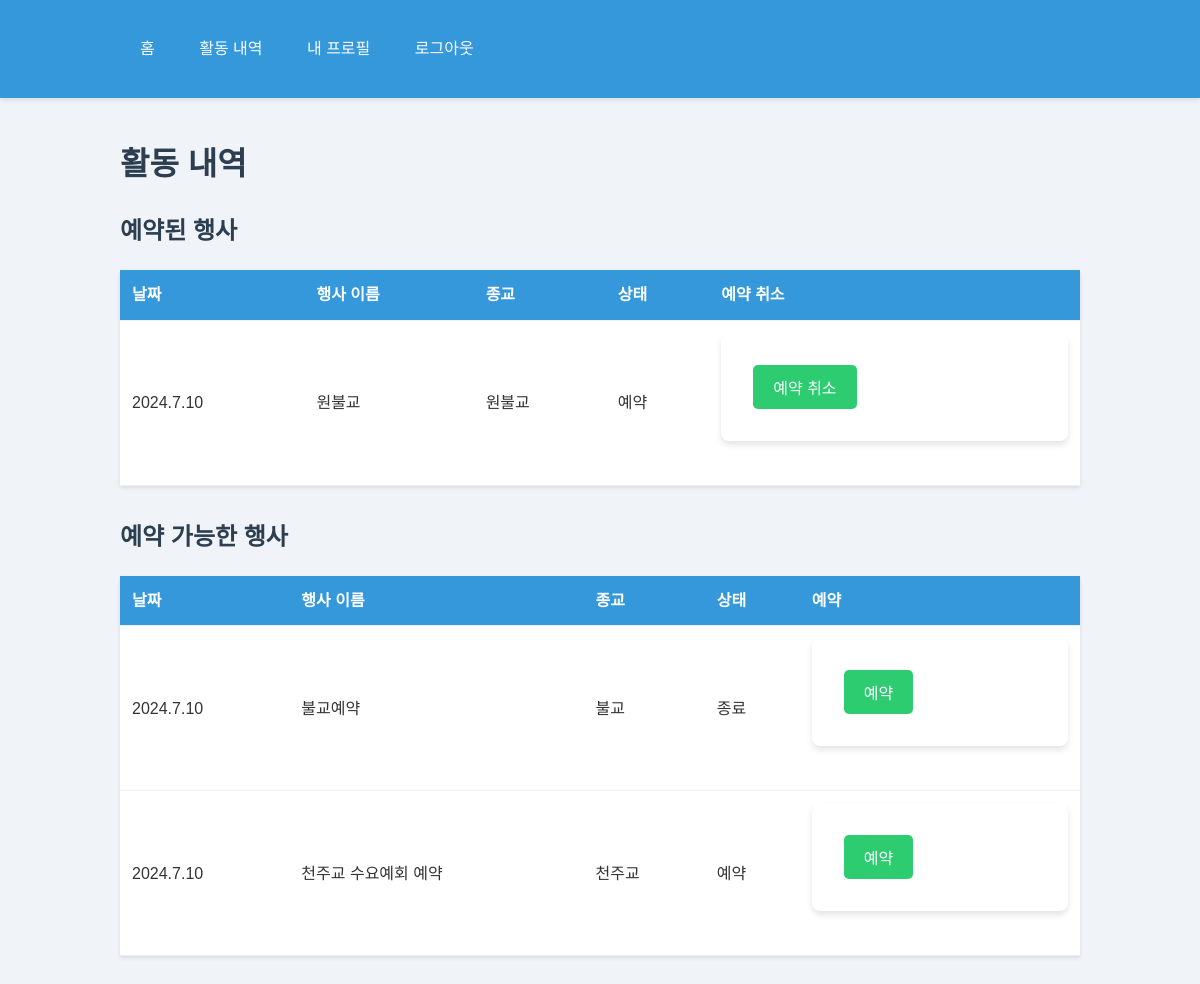
The page /student-activities/ (signed in) on the database as committed earlier.
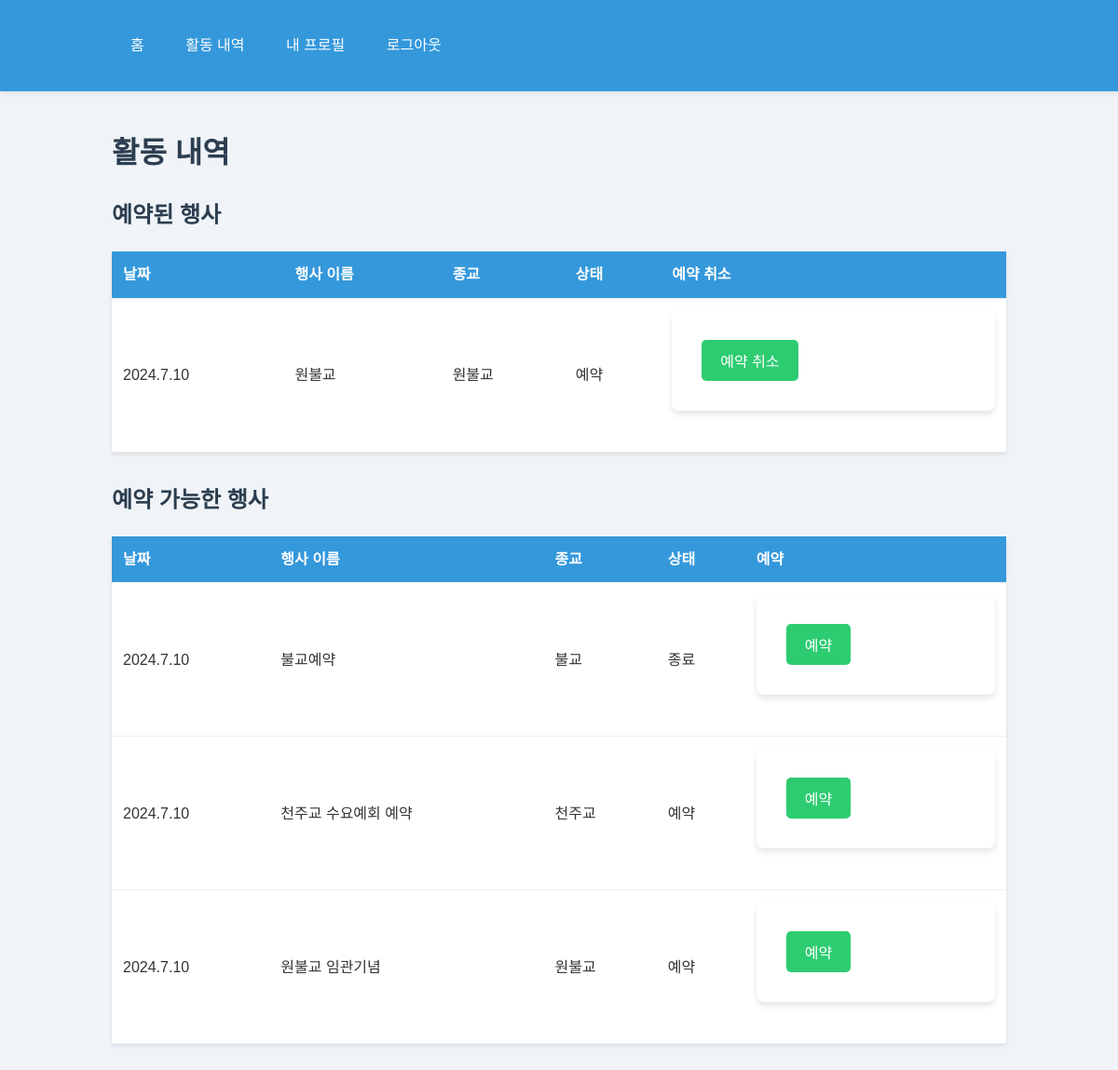
The same page on the database as committed later.
### main/models.py (models this page shows)
class ReligiousEvent(models.Model):
    RELIGION_CHOICES = [
        ('원불교', '원불교'),
        ('천주교', '천주교'),
        ('기독교', '기독교'),
        ('불교', '불교'),
    ]
    STATUS_CHOICES = [
        ('예약', '예약'),
        ('종료', '종료'),
        ('취소', '취소'),
    ]
    event_id = models.CharField(max_length=20, primary_key=True)
    date = models.CharField(max_length=10)
    religion = models.CharField(max_length=20, choices=RELIGION_CHOICES)
    status = models.CharField(max_length=10, choices=STATUS_CHOICES, default='예약')
    reserved_count = models.IntegerField(null=True, blank=True)
    attended_count = models.IntegerField(null=True, blank=True)
    note = models.CharField(max_length=200, blank=True)
    name = models.CharField(max_length=100, default='')

### main/views.py (the view)
# urls.py: path('student-activities/', views.student_activities, name='student_activities'),
@student_login_required
def student_activities(request):
    student = Student.objects.get(student_id=request.session['student_id'])
    events = ReligiousEvent.objects.all()
    reserved_events = ReligiousEvent.objects.filter(eventattendance__student=student, eventattendance__reservation='예약')
    return render(request, 'student_activities.html', {
        'events': events,
        'reserved_events': reserved_events
    })

### main/views.py (called while the page is built)
def student_login_required(view_func):
    @wraps(view_func)
    def wrapper(request, *args, **kwargs):
        if 'student_id' not in request.session:
            messages.error(request, '로그인이 필요합니다.')
            return redirect('student_login')
        return view_func(request, *args, **kwargs)
    return wrapper

### templates/student_activities.html (shortened to what this page needs)
{% extends 'base.html' %}
{% block content %}
    <h1>활동 내역</h1>
    <h2>예약된 행사</h2>
    <table>
        <thead>
            <tr>
                <th>날짜</th>
                <th>행사 이름</th>
                <th>종교</th>
                <th>상태</th>
                <th>예약 취소</th>
            </tr>
        </thead>
        <tbody>
            {% for event in reserved_events %}
                <tr>
                    <td>{{ event.date }}</td>
                    <td>{{ event.event_id }}</td>
                    <td>{{ event.get_religion_display }}</td>
                    <td>{{ event.get_status_display }}</td>
                    <td>
                        <form method="post" action="{% url 'student_reservation' %}">
                            <button type="submit">예약 취소</button>
                        </form>
                    </td>
                </tr>
            {% empty %}
                <tr>
                    <td colspan="5">예약된 행사가 없습니다.</td>
                </tr>
            {% endfor %}
        </tbody>
    </table>
    <h2>예약 가능한 행사</h2>
    <table>
        <thead>
            <tr>
                <th>날짜</th>
                <th>행사 이름</th>
                <th>종교</th>
                <th>상태</th>
                <th>예약</th>
            </tr>
        </thead>
        <tbody>
            {% for event in events %}
                {% if event not in reserved_events %}
                    <tr>
                        <td>{{ event.date }}</td>
                        <td>{{ event.event_id }}</td>
                        <td>{{ event.get_religion_display }}</td>
                        <td>{{ event.get_status_display }}</td>
                        <td>
                            <form method="post" action="{% url 'student_reservation' %}">
                                <button type="submit">예약</button>
                            </form>
                        </td>
                    </tr>
                {% endif %}
            {% empty %}
                <tr>
                    <td colspan="5">예약 가능한 행사가 없습니다.</td>
                </tr>
            {% endfor %}
        </tbody>
    </table>
{% endblock %}

Rows that differ between the two databases and show on the page:
added ReligiousEvent: date "2024.7.10", event_id "원불교 임관기념", religion "원불교", status "예약", shown under "예약 가능한 행사"
